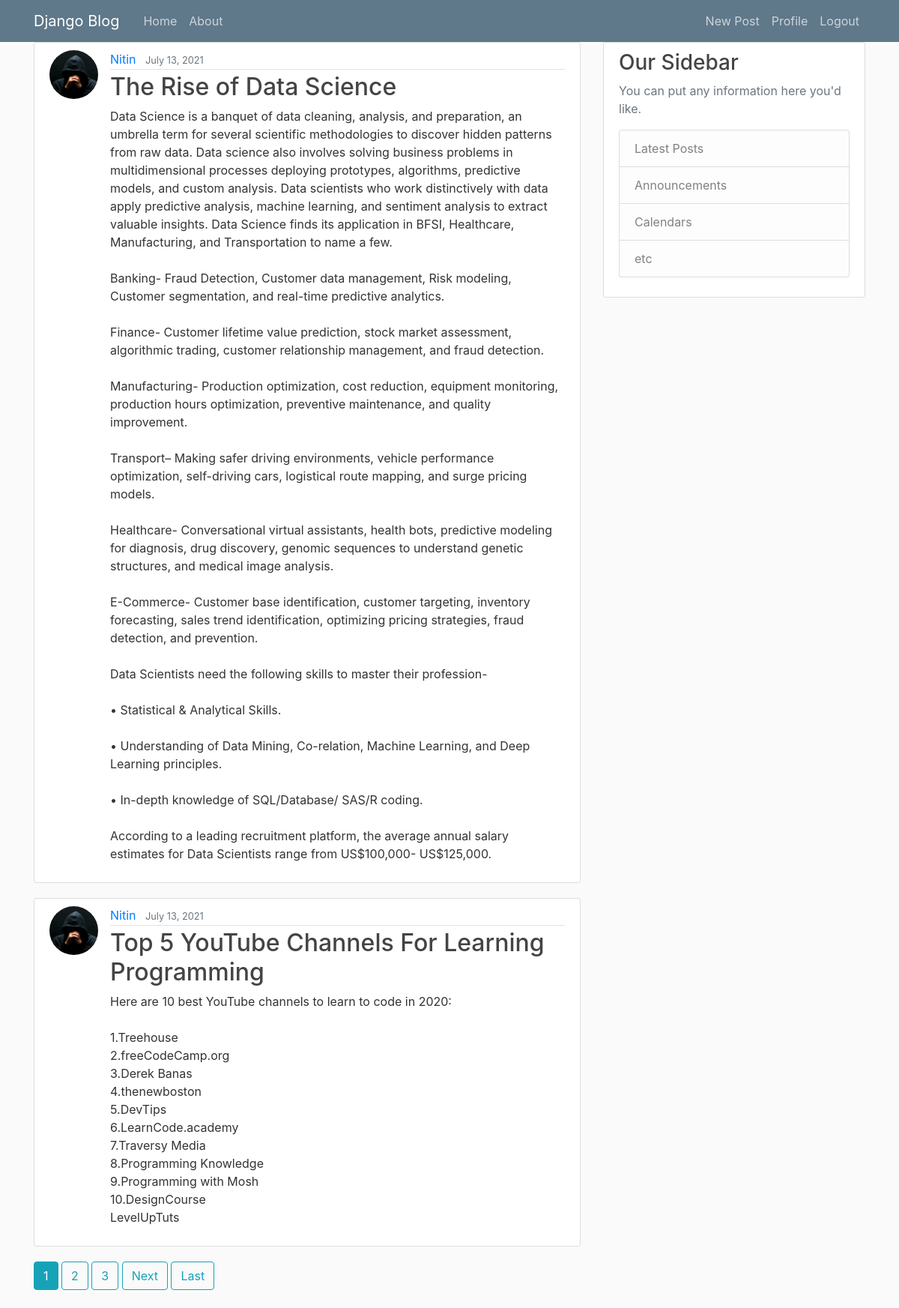
Screenshot of / (signed in) with the database file from the repository.
### blog/models.py (models this page shows, shortened)
class Post(models.Model):
    title = models.CharField(max_length=100)
    content = models.TextField()
    date_posted = models.DateTimeField(default=timezone.now)
    author = models.ForeignKey(User, on_delete=models.CASCADE)

### users/models.py (models this page shows, shortened)
class Profile(models.Model):
    user = models.OneToOneField(User, on_delete=models.CASCADE)
    image = models.ImageField(default='default.jpg', upload_to='profile_pics')

### blog/views.py (the view)
# urls.py: path('',PostListView.as_view(), name='blog-home'),
class PostListView(ListView):
    model = Post
    template_name = 'blog/home.html'  # <app>/<model>_<viewtype>.html
    context_object_name = 'posts'
    ordering = ['-date_posted']
    paginate_by = 2

### blog/templates/blog/home.html (shortened to what this page needs)
{% extends "blog/base.html" %}
{% block content %}
    {% for post in posts %}
        <article class="media content-section">
          <img class="rounded-circle article-img" src="{{ post.author.profile.image.url }}">
          <div class="media-body">
            <div class="article-metadata">
              <a class="mr-2" href="{% url 'user-posts' post.author.username %}">{{ post.author }}</a>
              <small class="text-muted">{{ post.date_posted|date:"F d, Y" }}</small>
            </div>
            <h2><a class="article-title" href="{% url 'post-detail' post.id %}">{{ post.title }}</a></h2>
            <p class="article-content">{{ post.content }}</p>
          </div>
        </article>
    {% endfor %}
    {% if is_paginated %}
      {% for num in page_obj.paginator.page_range %}
        {% if page_obj.number == num %}
          <a class="btn btn-info mb-4" href="?page={{ num }}">{{ num }}</a>
        {% elif num > page_obj.number|add:'-3' and num < page_obj.number|add:'3' %}
          <a class="btn btn-outline-info mb-4" href="?page={{ num }}">{{ num }}</a>
        {% endif %}
      {% endfor %}
      {% if page_obj.has_next %}
        <a class="btn btn-outline-info mb-4" href="?page={{ page_obj.next_page_number }}">Next</a>
        <a class="btn btn-outline-info mb-4" href="?page={{ page_obj.paginator.num_pages }}">Last</a>
      {% endif %}
    {% endif %}
{% endblock content %}

### blog/static/blog/main.css (style rules this page uses)
body { background: #fafafa; color: #333333; margin-top: 5rem; margin: 0; padding: 0; }
h1, h2, h3, h4, h5, h6 { color: #444444; }
.content-section { background: #ffffff; padding: 10px 20px; border: 1px solid #dddddd; border-radius: 3px; margin-bottom: 20px; }
.article-title { color: #444444; }
.article-content { white-space: pre-line; }
.article-img { height: 65px; width: 65px; margin-right: 16px; }
.article-metadata { padding-bottom: 1px; margin-bottom: 4px; border-bottom: 1px solid #e3e3e3 }

### rows the page displays
Post: author.profile.image (picture), author "Nitin", date_posted "July 13, 2021", title "The Rise of Data Science", content "Data Science is a banquet of data cleaning, analysis, and preparation, an umbrella term for several scientific methodologies to discover hidden patterns from raw data. Data science also involves solving business problems in multidimensional processes deploying prototypes, algorithms, predictive models, and custom analysis. Data scientists who work distinctively with data apply predictive analysis, machine learning, and sentiment analysis to extract valuable insights. Data Science finds its application in BFSI, Healthcare, Manufacturing, and Transportation to name a few. Banking- Fraud Detection, Customer data management, Risk modeling, Customer segmentation, and real-time predictive…"
Post: author.profile.image (picture), author "Nitin", date_posted "July 13, 2021", title "Top 5 YouTube Channels For Learning Programming", content "Here are 10 best YouTube channels to learn to code in 2020: 1.Treehouse 2.freeCodeCamp.org 3.Derek Banas 4.thenewboston 5.DevTips 6.LearnCode.academy 7.Traversy Media 8.Programming Knowledge 9.Programming with Mosh 10.DesignCourse LevelUpTuts"

### other values shown
{{ num }} "1"
{{ num }} "2" "3"
